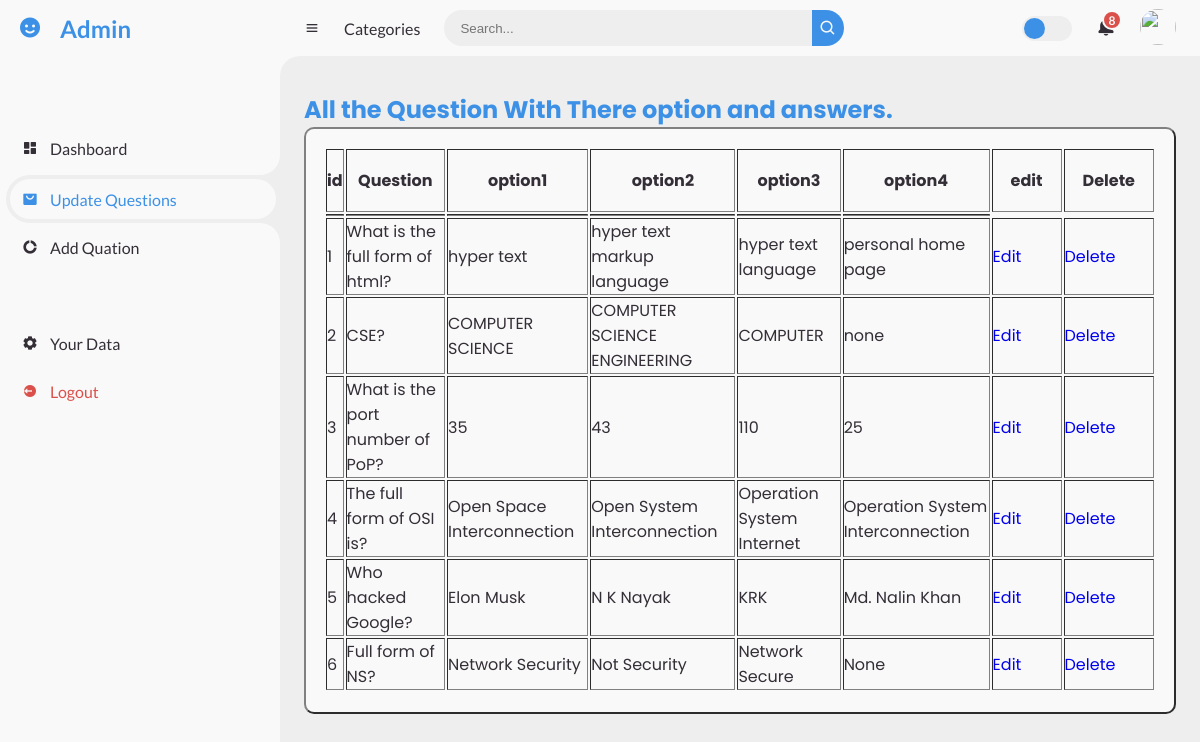
The page /project/edite.php on the database its author committed.
### tables this page shows
CREATE TABLE `options` (
  `id` int(11) NOT NULL,
  `question_number` int(255) NOT NULL,
  `is_correct` tinyint(11) NOT NULL DEFAULT 0,
  `coption` varchar(500) NOT NULL
);

CREATE TABLE `questions` (
  `question_number` int(255) NOT NULL,
  `question_text` varchar(255) NOT NULL,
  `id` int(200) NOT NULL,
  `sub` varchar(200) NOT NULL
);

### project/edite.php (the view, shortened to what this page needs)
<!DOCTYPE html>
<html lang="en">
<head>
	<link href='https://unpkg.com/boxicons@2.0.9/css/boxicons.min.css' rel='stylesheet'>
</head>
<body>
<?php
include 'db.php';
?>
	<section id="sidebar">
		<a href="#" class="brand">
			<i class='bx bxs-smile'></i>
			<span class="text">Admin
			</span>
		</a>
		<ul class="side-menu top">
			<li>
				<a href="dashbord.php">
					<i class='bx bxs-dashboard' ></i>
					<span class="text">Dashboard</span>
				</a>
			</li>
			<li>
			<li style="margin-top:-45px;" class="active">
				<a href="edite.php">
					<i class='bx bxs-shopping-bag-alt' ></i>
					<span class="text">Update Questions</span>
				</a>
			</li>
			<li>
				<a href="add.php">
					<i class='bx bxs-doughnut-chart' ></i>
					<span class="text">Add Quation</span>
				</a>
			</li>
		</ul>
		<ul class="side-menu">
			<li>
				<a href="ad.php">
					<i class='bx bxs-cog' ></i>
					<span class="text">Your Data</span>
				</a>
			</li>
			<li>
			<a href="index.php" class="logout">
					<i class='bx bxs-log-out-circle' ></i>
					<span class="text">Logout</span>
				</a>
			</li>
		</ul>
	</section>
	<section id="content">
		<nav>
			<i class='bx bx-menu' ></i>
			<a href="#" class="nav-link">Categories</a>
			<form action="#">
				<div class="form-input">
					<input type="search" placeholder="Search...">
					<button type="submit" class="search-btn"><i class='bx bx-search' ></i></button>
				</div>
			</form>
			<label for="switch-mode" class="switch-mode"></label>
			<a href="#" class="notification">
				<span class="num">8</span>
			</a>
			<a href="#" class="profile">
				<img src="https://encrypted-tbn0.gstatic.com/images?q=tbn:ANd9GcRnyF4T_FASWcTrtTSfJoK-MNLAVa5rNsBZyA&usqp=CAU">
			</a>
		</nav>
		<main>
			<div class="head-title">
			<marquee style="color: var(--blue);" behavior="" direction="">	<h1>All the Question With There option and answers.</h1>
				</marquee>
			</div>
					<center>
    <table border="2px" >
    <tr>
        <th>id</th>
        <th>Question</th>
        <th>option1</th>
        <th>option2</th>
        <th>option3</th>
        <th>option4</th>
        <th style="padding:18px;">edit</th>
        <th style="padding:18px;">Delete</th>
    </tr>
	<?php
$query2 = "SELECT * from options WHere is_correct='1'";
$data2 = mysqli_query($conn, $query2);
while($r = mysqli_fetch_assoc($data2)){
	?>
<td>
	$r['coption'];?></td>
	<?php
}
?>
        <?php
        include 'db.php';
        $query = "SELECT *from questions";
        $data = mysqli_query($conn, $query);
        while ($row = mysqli_fetch_assoc($data)) {
        ?>
            <tr>
                <td><?php
                    $question = $row['question_number'];
                    echo $row['question_number'] ?></td>
                <td><?php echo $row['question_text'] ?></td>
                <?php
                $query1 = "SELECT * from options WHere question_number='$question'";
                $data1 = mysqli_query($conn, $query1);
                while ($row1 = mysqli_fetch_assoc($data1)) {
                ?>
                    <td><?php echo $row1['coption'] ?></td>
                <?php
                }
                ?>
               <td> <a href="e.php? idd=<?php echo $row['question_number'];?>">Edit</a></td>
               <td> <a href="del.php? id=<?php echo $row['question_number'];?>">Delete</a></td>
</tr>
			<?php
}
?>
    </table>
		</main>
	</section>
</body>
</html>

### rows shown on the page
options: coption "hyper text markup language"
options: coption "COMPUTER SCIENCE ENGINEERING"
options: coption "110"
options: coption "Open System Interconnection"
options: coption "N K Nayak"
options: coption "Network Security"
questions: question_number "1", question_text "What is the full form of html?"
options: coption "hyper text"
options: coption "hyper text language"
options: coption "personal home page"
questions: question_number "2", question_text "CSE?"
options: coption "COMPUTER SCIENCE"
options: coption "COMPUTER"
options: coption "none"
questions: question_number "3", question_text "What is the port number of PoP?"
options: coption "35"
options: coption "43"
options: coption "25"
questions: question_number "4", question_text "The full form of OSI is?"
options: coption "Open Space Interconnection"
options: coption "Operation System Internet"
options: coption "Operation System Interconnection"
questions: question_number "5", question_text "Who hacked Google?"
options: coption "Elon Musk"
options: coption "KRK"
options: coption "Md. Nalin Khan"
questions: question_number "6", question_text "Full form of NS?"
options: coption "Not Security"
options: coption "Network Secure"
options: coption "None"
